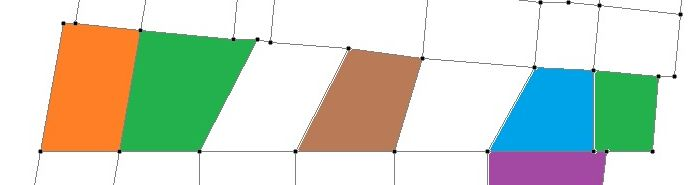
#> input picture images/image_1.jpg, 696 x 185 px, found by its file name
$ python test.py
#> lines starting #> are read from the running program, lines starting #| are printed output that depends on the picture; after the words box and inside, x2 and y2 are one past the last pixel; in counts of white or black regions, pixels touching at a corner belong together
### src/node_detection.py
import cv2
import numpy as np

def detect_polygons(image_path):
    # Load the image
#> called with image_path = 'images\\image_1.jpg'
    image = cv2.imread(image_path)
#> image is the input picture: shape (185, 696, 3); mean B, G, R 198.2, 213.4, 203.7
    if image is None:
        raise FileNotFoundError(f"Image at path '{image_path}' could not be loaded.")

    # Convert the image to HSV color space
    hsv = cv2.cvtColor(image, cv2.COLOR_BGR2HSV)
#> hsv: shape (185, 696, 3); mean H, S, V 27.8, 68.3, 233.1

    # Define HSV range for filtering orange regions (adjust based on your use case)
    lower_orange = np.array([10, 100, 100])  # Lower bound of orange in HSV
    upper_orange = np.array([25, 255, 255])  # Upper bound of orange in HSV

    # Create a mask for orange regions
    mask = cv2.inRange(hsv, lower_orange, upper_orange)
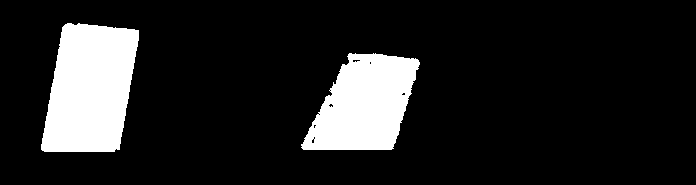
#> mask: shape (185, 696); 13.8% white; 2 white regions

    # Find contours in the mask
    contours, _ = cv2.findContours(mask, cv2.RETR_TREE, cv2.CHAIN_APPROX_SIMPLE)
#> contours = 11 contours, 9 with area under 20; largest, box (x1, y1, x2, y2) and area: (41, 23, 139, 152) 9670, (301, 53, 420, 150) 7716

    # Approximate polygons from contours
    polygons = [
        cv2.approxPolyDP(c, 0.01 * cv2.arcLength(c, True), True).reshape(-1, 2).tolist()
        for c in contours
    ]
#> polygons = 11 items

    # Draw polygons on the original image (optional, for visualization)
    result_image = image.copy()
    for polygon in polygons:
        cv2.polylines(result_image, [np.array(polygon)], isClosed=True, color=(0, 255, 0), thickness=2)
#> this loop made 11 passes
#> polygon on passes 1, 5, 8, 11: [[418, 60], [349, 53], [301, 147], [393, 148]], [[318, 114], [319, 113], [320, 114], [319, 115]], [[329, 90], [330, 89], [331, 90], [330, 91]], [[67, 23], [41, 149], [114, 151], [119, 149], [138, 30]]
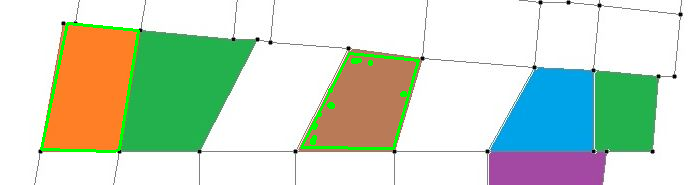
#> result_image: shape (185, 696, 3); 1.89% of pixels changed, all inside (x1, y1, x2, y2) = (40, 22, 420, 153)

    # [5 lines of commented-out code are left out]

    return polygons

### src/polygon_correlation.py
from transformers import CLIPProcessor, CLIPModel
from PIL import Image

def correlate_polygons(image1_path, image2_path):
    model = CLIPModel.from_pretrained("openai/clip-vit-base-patch32")
    processor = CLIPProcessor.from_pretrained("openai/clip-vit-base-patch32")

    # Prepare images
    image1 = Image.open(image1_path)
    image2 = Image.open(image2_path)

    # Generate embeddings
    inputs1 = processor(text=["orange polygon"], images=image1, return_tensors="pt", padding=True)
    inputs2 = processor(text=["orange polygon"], images=image2, return_tensors="pt", padding=True)

    outputs1 = model(**inputs1)
    outputs2 = model(**inputs2)

    # Calculate similarity
    similarity = outputs1.logits_per_image @ outputs2.logits_per_image.T
    return similarity.item()

### src/test.py
import cv2
import numpy as np
from src.node_detection import detect_polygons
from src.polygon_correlation import correlate_polygons
from src.generate_response import generate_response

# [45 lines left out: function correlate_images, not called in this run]

# Example usage
if __name__ == "__main__":
    # Paths to your images
    image1_path = "images\image_1.jpg"
    image2_path = "images\image_2.jpg"

    polygons_one = detect_polygons(image1_path)
#> polygons_one = 11 items
    print("nodes of polygon one: \n",polygons_one)
#> (printed output is left out)
    polygons_two = detect_polygons(image2_path)
#> call 2 of detect_polygons, with image_path = 'images\\image_2.jpg'
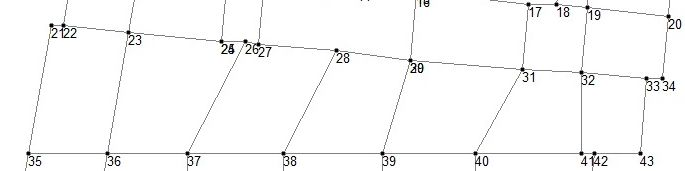
#> input picture images/image_2.jpg, 685 x 171 px, found by its file name
#> in detect_polygons, image is the input picture: shape (171, 685, 3); mean B, G, R 248.4, 248.5, 248.4
#> in detect_polygons (call 2), `hsv = cv2.cvtColor(image, cv2.COLOR_BGR2HSV)`: hsv: shape (171, 685, 3); mean H, S, V 5.7, 0.9, 248.5
#> in detect_polygons (call 2), `lower_orange = np.array([10, 100, 100])`: lower_orange = [10, 100, 100]
#> in detect_polygons (call 2), `upper_orange = np.array([25, 255, 255])`: upper_orange = [25, 255, 255]
#> in detect_polygons (call 2), `mask = cv2.inRange(hsv, lower_orange, upper_orange)`: mask: shape (171, 685); every value is 0
#> in detect_polygons (call 2), `contours, _ = cv2.findContours(mask, cv2.RETR_TREE, cv2.CHAIN_APPROX_S..`: contours = []
#> polygons_two = []
    print("nodes of polygon two: \n", polygons_two)
#| nodes of polygon two:
#|  []

    similarity = correlate_polygons(image1_path, image2_path)
#> (the run stopped early here; a loop or call above may not have finished)
